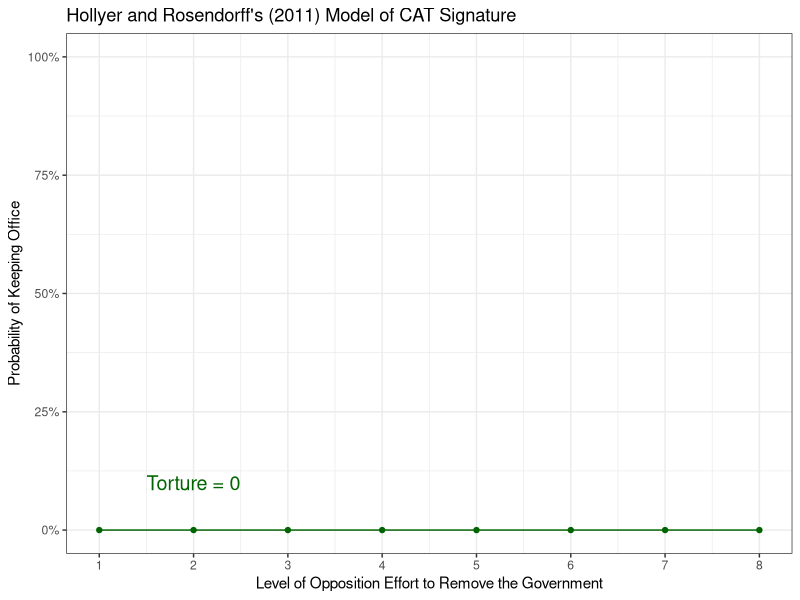
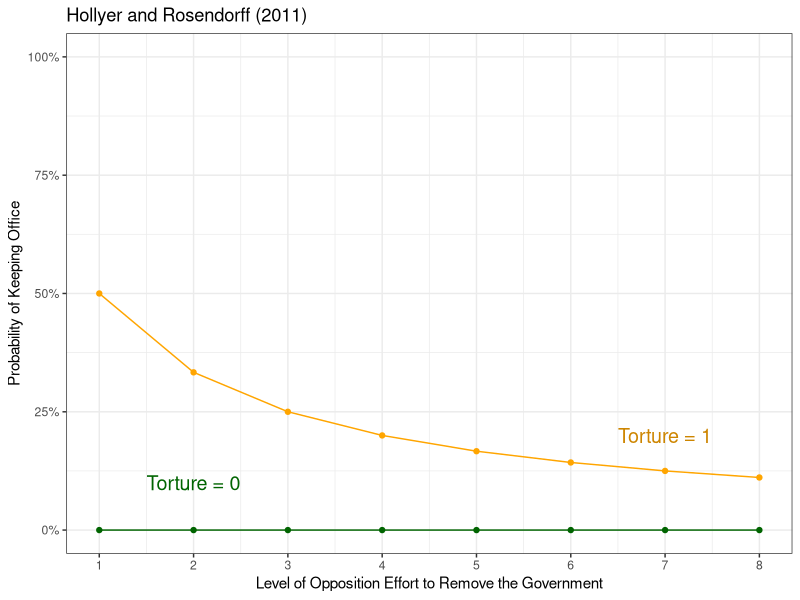
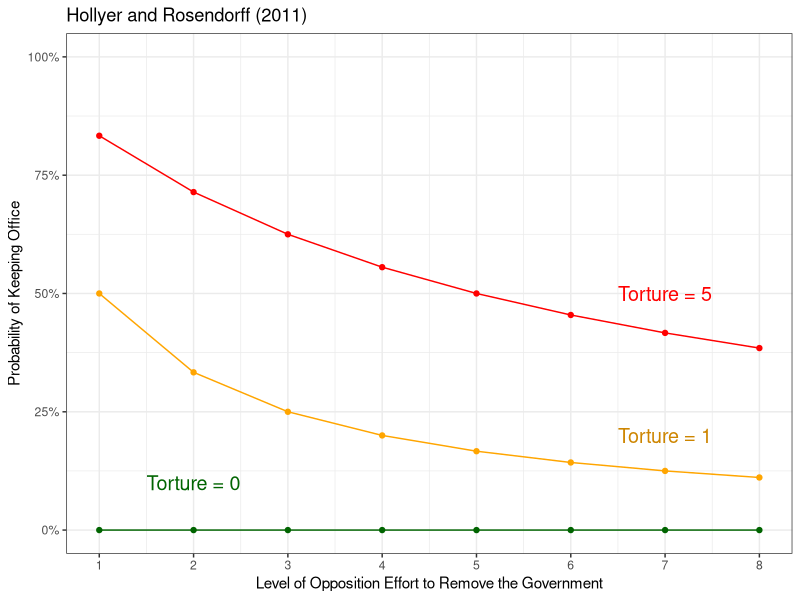
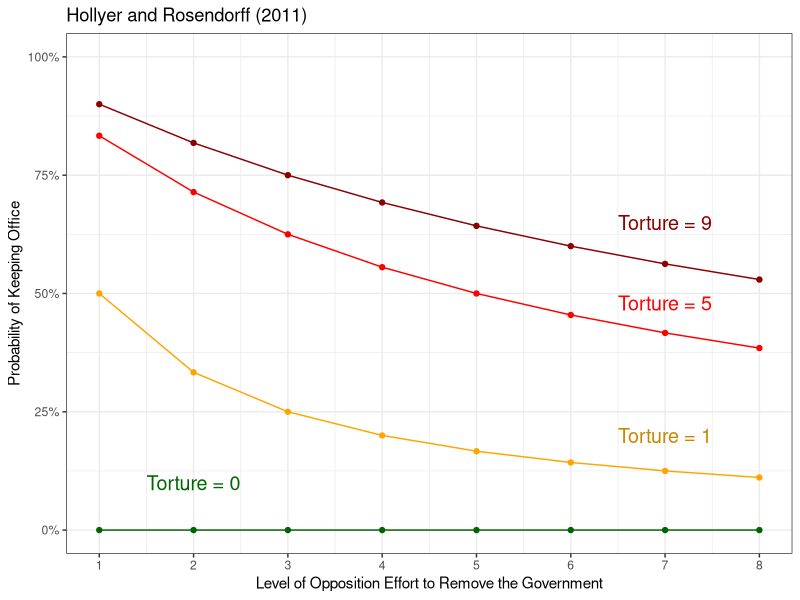
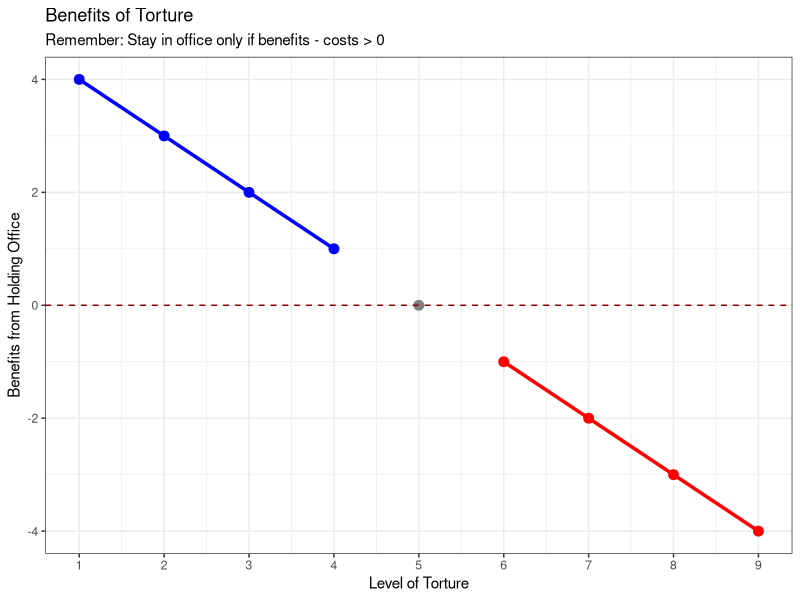
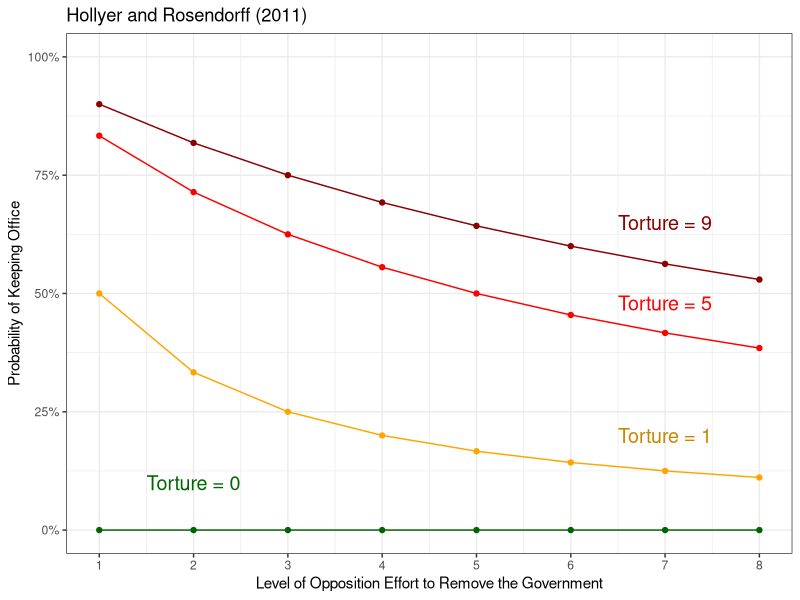
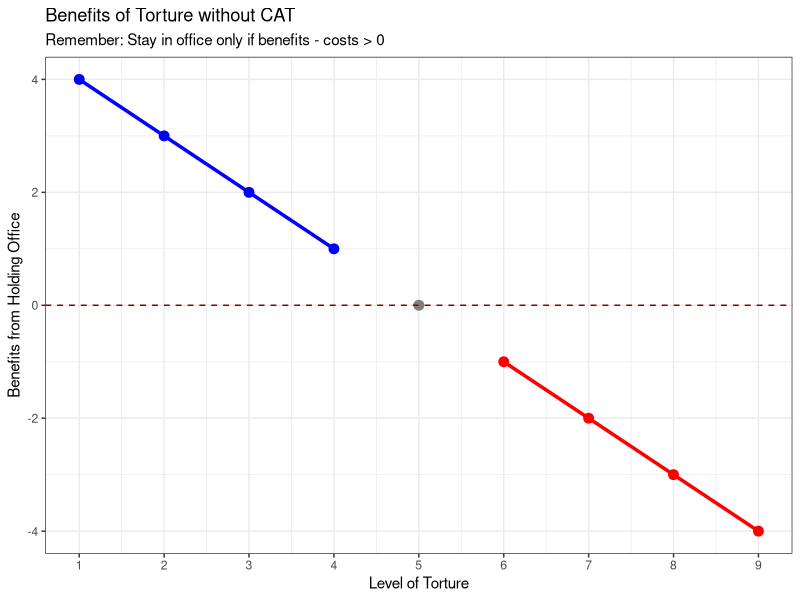
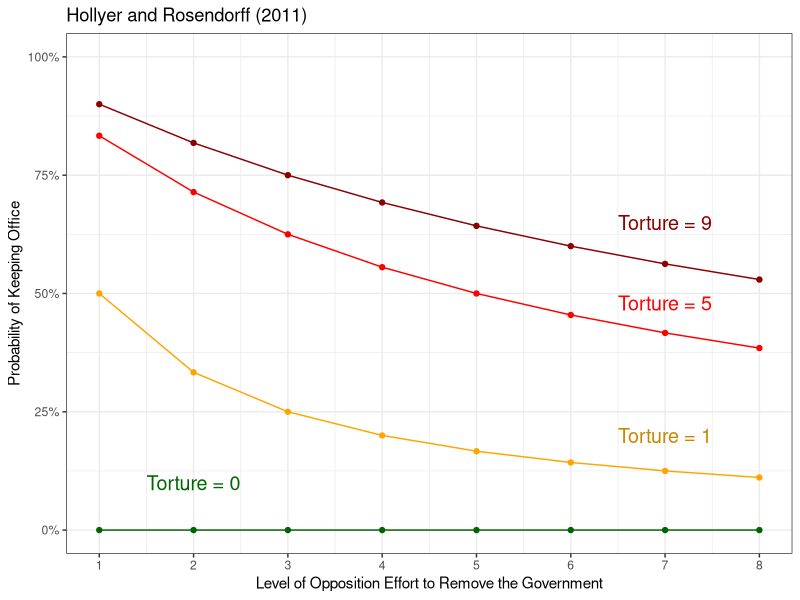

These figures' R source, in order:
## ---- chunk 1
# background-size="1920px 1080px"
library(tidyverse)
library(readxl)
## ---- chunk 2
tibble(
  Torture = c(rep(0, 8)),
  Opposition = rep(1:8, 1),
  Probability = Torture / (Torture + Opposition)
) %>%
  ggplot(aes(x = Opposition, y = Probability, color = factor(Torture))) +
  geom_point() +
  geom_line() +
  theme_bw() +
  coord_cartesian(ylim = c(0, 1)) +
  scale_y_continuous(labels = scales::percent_format()) +
  scale_x_continuous(breaks = 1:8) +
  labs(x = "Level of Opposition Effort to Remove the Government", 
       y = "Probability of Keeping Office", 
       title = "Hollyer and Rosendorff's (2011) Model of CAT Signature",
       color = "") +
  scale_color_manual(values = c("darkgreen")) +
  guides(color = "none") +
  annotate("text", x = 2, y = .1, label = "Torture = 0", color = "darkgreen", size = 5)
## ---- chunk 3
# Torture 0 vs 1
tibble(
  Torture = c(rep(0, 8), rep(1,8)),
  Opposition = rep(1:8, 2),
  Probability = Torture / (Torture + Opposition)
) %>%
  ggplot(aes(x = Opposition, y = Probability, color = factor(Torture))) +
  geom_point() +
  geom_line() +
  theme_bw() +
  coord_cartesian(ylim = c(0, 1)) +
  scale_y_continuous(labels = scales::percent_format()) +
  scale_x_continuous(breaks = 1:8) +
  labs(x = "Level of Opposition Effort to Remove the Government", 
       y = "Probability of Keeping Office", 
       title = "Hollyer and Rosendorff (2011)",
       color = "") +
  scale_color_manual(values = c("darkgreen", "orange")) +
  guides(color = "none") +
  annotate("text", x = 2, y = .1, label = "Torture = 0", color = "darkgreen", size = 5) +
  annotate("text", x = 7, y = .2, label = "Torture = 1", color = "orange3", size = 5)
## ---- chunk 4
# Torture 0 vs 1 vs 5
tibble(
  Torture = c(rep(0, 8), rep(1,8), rep(5,8)),
  Opposition = rep(1:8, 3),
  Probability = Torture / (Torture + Opposition)
) %>%
  ggplot(aes(x = Opposition, y = Probability, color = factor(Torture))) +
  geom_point() +
  geom_line() +
  theme_bw() +
  coord_cartesian(ylim = c(0, 1)) +
  scale_y_continuous(labels = scales::percent_format()) +
  scale_x_continuous(breaks = 1:8) +
  labs(x = "Level of Opposition Effort to Remove the Government", 
       y = "Probability of Keeping Office", 
       title = "Hollyer and Rosendorff (2011)",
       color = "") +
  scale_color_manual(values = c("darkgreen", "orange", "red")) +
  guides(color = "none") +
  annotate("text", x = 2, y = .1, label = "Torture = 0", color = "darkgreen", size = 5) +
  annotate("text", x = 7, y = .2, label = "Torture = 1", color = "orange3", size = 5) +
  annotate("text", x = 7, y = .5, label = "Torture = 5", color = "red", size = 5)
## ---- chunk 5
# Torture 0 vs 1 vs 5 vs 9
tibble(
  Torture = c(rep(0, 8), rep(1,8), rep(5,8), rep(9,8)),
  Opposition = rep(1:8, 4),
  Probability = Torture / (Torture + Opposition)
) %>%
  ggplot(aes(x = Opposition, y = Probability, color = factor(Torture))) +
  geom_point() +
  geom_line() +
  theme_bw() +
  coord_cartesian(ylim = c(0, 1)) +
  scale_y_continuous(labels = scales::percent_format()) +
  scale_x_continuous(breaks = 1:8) +
  labs(x = "Level of Opposition Effort to Remove the Government", 
       y = "Probability of Keeping Office", 
       title = "Hollyer and Rosendorff (2011)",
       color = "") +
  scale_color_manual(values = c("darkgreen", "orange", "red", "darkred")) +
  guides(color = "none") +
  annotate("text", x = 2, y = .1, label = "Torture = 0", color = "darkgreen", size = 5) +
  annotate("text", x = 7, y = .2, label = "Torture = 1", color = "orange3", size = 5) +
  annotate("text", x = 7, y = .48, label = "Torture = 5", color = "red", size = 5) +
  annotate("text", x = 7, y = .65, label = "Torture = 9", color = "darkred", size = 5)
## ---- chunk 6
# Benefits vs torture
x1 <- tibble(
  Benefits = 5,
  Torture = 1:9,
  Total = Benefits - Torture,
  classified = case_when(
    Total < 0 ~ "low",
    Total > 0 ~ "high")
) 

x1 %>%
  ggplot(aes(x = Torture, y = Total, color = classified)) +
  geom_point(size = 3) +
  geom_line(size = 1.2) +
  theme_bw() +
  labs(x = "Level of Torture", y = "Benefits from Holding Office",
       title = "Benefits of Torture", subtitle = "Remember: Stay in office only if benefits - costs > 0") +
  scale_x_continuous(breaks = 1:9) +
  scale_y_continuous(breaks = seq(-5, 5, 2)) +
  ylim(-4, 4) +
  geom_hline(yintercept = 0, color = "darkred", linetype = "dashed") +
  guides(color = "none") +
  scale_color_manual(values = c("blue", "red"))
## ---- chunk 7
# Torture 0 vs 1 vs 5 vs 9
tibble(
  Torture = c(rep(0, 8), rep(1,8), rep(5,8), rep(9,8)),
  Opposition = rep(1:8, 4),
  Probability = Torture / (Torture + Opposition)
) %>%
  ggplot(aes(x = Opposition, y = Probability, color = factor(Torture))) +
  geom_point() +
  geom_line() +
  theme_bw() +
  coord_cartesian(ylim = c(0, 1)) +
  scale_y_continuous(labels = scales::percent_format()) +
  scale_x_continuous(breaks = 1:8) +
  labs(x = "Level of Opposition Effort to Remove the Government", 
       y = "Probability of Keeping Office", 
       title = "Hollyer and Rosendorff (2011)",
       color = "") +
  scale_color_manual(values = c("darkgreen", "orange", "red", "darkred")) +
  guides(color = "none") +
  annotate("text", x = 2, y = .1, label = "Torture = 0", color = "darkgreen", size = 5) +
  annotate("text", x = 7, y = .2, label = "Torture = 1", color = "orange3", size = 5) +
  annotate("text", x = 7, y = .48, label = "Torture = 5", color = "red", size = 5) +
  annotate("text", x = 7, y = .65, label = "Torture = 9", color = "darkred", size = 5)
## ---- chunk 8
# Benefits vs torture
x1 <- tibble(
  Benefits = 5,
  Torture = 1:9,
  Total = Benefits - Torture,
  classified = case_when(
    Total < 0 ~ "low",
    Total > 0 ~ "high")
) 

x1 %>%
  ggplot(aes(x = Torture, y = Total, color = classified)) +
  geom_point(size = 3) +
  geom_line(size = 1.2) +
  theme_bw() +
  labs(x = "Level of Torture", y = "Benefits from Holding Office",
       title = "Benefits of Torture without CAT", subtitle = "Remember: Stay in office only if benefits - costs > 0") +
  scale_x_continuous(breaks = 1:9) +
  scale_y_continuous(breaks = seq(-5, 5, 2)) +
  ylim(-4, 4) +
  geom_hline(yintercept = 0, color = "darkred", linetype = "dashed") +
  guides(color = "none") +
  scale_color_manual(values = c("blue", "red"))
## ---- chunk 9
# Torture 0 vs 1 vs 5 vs 9
tibble(
  Torture = c(rep(0, 8), rep(1,8), rep(5,8), rep(9,8)),
  Opposition = rep(1:8, 4),
  Probability = Torture / (Torture + Opposition)
) %>%
  ggplot(aes(x = Opposition, y = Probability, color = factor(Torture))) +
  geom_point() +
  geom_line() +
  theme_bw() +
  coord_cartesian(ylim = c(0, 1)) +
  scale_y_continuous(labels = scales::percent_format()) +
  scale_x_continuous(breaks = 1:8) +
  labs(x = "Level of Opposition Effort to Remove the Government", 
       y = "Probability of Keeping Office", 
       title = "Hollyer and Rosendorff (2011)",
       color = "") +
  scale_color_manual(values = c("darkgreen", "orange", "red", "darkred")) +
  guides(color = "none") +
  annotate("text", x = 2, y = .1, label = "Torture = 0", color = "darkgreen", size = 5) +
  annotate("text", x = 7, y = .2, label = "Torture = 1", color = "orange3", size = 5) +
  annotate("text", x = 7, y = .48, label = "Torture = 5", color = "red", size = 5) +
  annotate("text", x = 7, y = .65, label = "Torture = 9", color = "darkred", size = 5)
## ---- chunk 10
# Benefits vs torture AFTER cat
tibble(
  Benefits = 5,
  Torture = 1:9,
  Total = Benefits + 1 - Torture,
  classified = case_when(
    Total < 0 ~ "low",
    Total > 0 ~ "high")
) %>%
  ggplot(aes(x = Torture, y = Total, color = classified)) +
  geom_point(size = 3) +
  geom_line(size = 1.2) +
  geom_point(data = x1, size = .5) +
  geom_line(data = x1, linewidth = .25) +
  theme_bw() +
  labs(x = "Level of Torture", y = "Benefits from Holding Office",
       title = "Benefits of Torture AFTER CAT", subtitle = "Remember: Stay in office only if benefits - costs > 0") +
  scale_x_continuous(breaks = 1:9) +
  scale_y_continuous(breaks = seq(-5, 5, 2)) +
  ylim(-4, 4) +
  geom_hline(yintercept = 0, color = "darkred", linetype = "dashed") +
  guides(color = "none") +
  scale_color_manual(values = c("blue", "red"))
